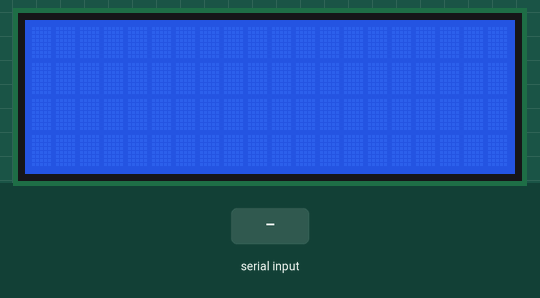
Bench run of a sketch on a simulated Arduino Uno, built with avr-gcc and run on an emulated ATmega328P. Shown: 20×4 character LCD. The inputs (shaded band) are chosen by the test bench.

Above: at 1.3 s.
1.4 s: "1" received over the second serial link
11.6 s: "0" received over the second serial link
At 15.6 s:
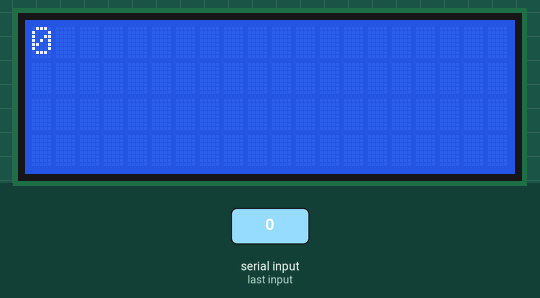
Timing chart, 0 to 17.1 s (numbered marks = the images above; inputs shaded):
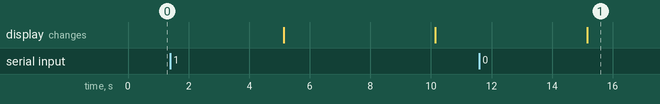

The sketch:

project6.ino
```cpp
/*
========================================
 PROYEK ROBOTIK KEREN DENGAN ARDUINO
 OLEH  FIRMANSYAH SAFTARI - 2015
 PROJECT-6 : ALAT KONTROL TEKS DENGAN PERINTAH SUARA
 ========================================
*/
#include <SoftwareSerial.h>
#include <Wire.h>
#include <LiquidCrystal_I2C.h>
//LiquidCrystal_I2C lcd(0x27, 2, 1, 0, 4, 5, 6, 7, 3, POSITIVE);
LiquidCrystal_I2C lcd(0x27,20,4);

SoftwareSerial BT(11, 10); //TX, RX Bluetooth Communication

String voice;

void setup() {
lcd.init();
lcd.backlight();
BT.begin(9600);
lcd.begin(20,4);
  Serial.begin(9600);
}

void loop() {
  while (BT.available()){  //Check if there is an available byte to read
    delay(10); //Delay added to make thing stable
    char c = BT.read(); //Conduct a serial read
    if (c == '#') {
      break;
    } //Exit the loop when the # is detected after the word
    voice += c; //Shorthand for voice = voice + c
  }
  lcd.print(voice); // ------Print a message to the LCD.
  delay(5000);
  lcd.clear();
  voice=""; //Reset the variable after initiating
}
```

Measured:
- after the input at 11.6 s, the display: changes after 3.6 s (image 1)
